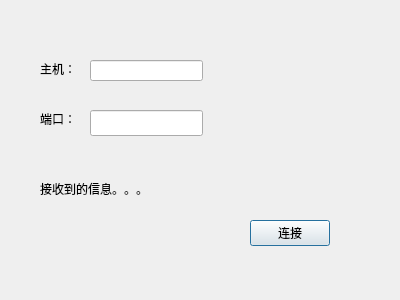
<?xml version="1.0" encoding="UTF-8"?>
<ui version="4.0">
 <class>Client</class>
 <widget class="QDialog" name="Client">
  <property name="geometry">
   <rect>
    <x>0</x>
    <y>0</y>
    <width>400</width>
    <height>300</height>
   </rect>
  </property>
  <property name="windowTitle">
   <string>Client</string>
  </property>
  <widget class="QLabel" name="label2">
   <property name="geometry">
    <rect>
     <x>40</x>
     <y>60</y>
     <width>41</width>
     <height>18</height>
    </rect>
   </property>
   <property name="text">
    <string>主机：</string>
   </property>
  </widget>
  <widget class="QLineEdit" name="hostLineEdit">
   <property name="geometry">
    <rect>
     <x>90</x>
     <y>60</y>
     <width>113</width>
     <height>21</height>
    </rect>
   </property>
  </widget>
  <widget class="QLabel" name="lablel">
   <property name="geometry">
    <rect>
     <x>40</x>
     <y>110</y>
     <width>55</width>
     <height>18</height>
    </rect>
   </property>
   <property name="text">
    <string>端口：</string>
   </property>
  </widget>
  <widget class="QLineEdit" name="portLineEdit">
   <property name="geometry">
    <rect>
     <x>90</x>
     <y>110</y>
     <width>113</width>
     <height>26</height>
    </rect>
   </property>
  </widget>
  <widget class="QLabel" name="messageLabel">
   <property name="geometry">
    <rect>
     <x>40</x>
     <y>180</y>
     <width>121</width>
     <height>18</height>
    </rect>
   </property>
   <property name="text">
    <string>接收到的信息。。。</string>
   </property>
  </widget>
  <widget class="QPushButton" name="connectButton">
   <property name="geometry">
    <rect>
     <x>250</x>
     <y>220</y>
     <width>80</width>
     <height>26</height>
    </rect>
   </property>
   <property name="text">
    <string>连接</string>
   </property>
  </widget>
 </widget>
 <layoutdefault spacing="6" margin="11"/>
 <resources/>
 <connections/>
</ui>
